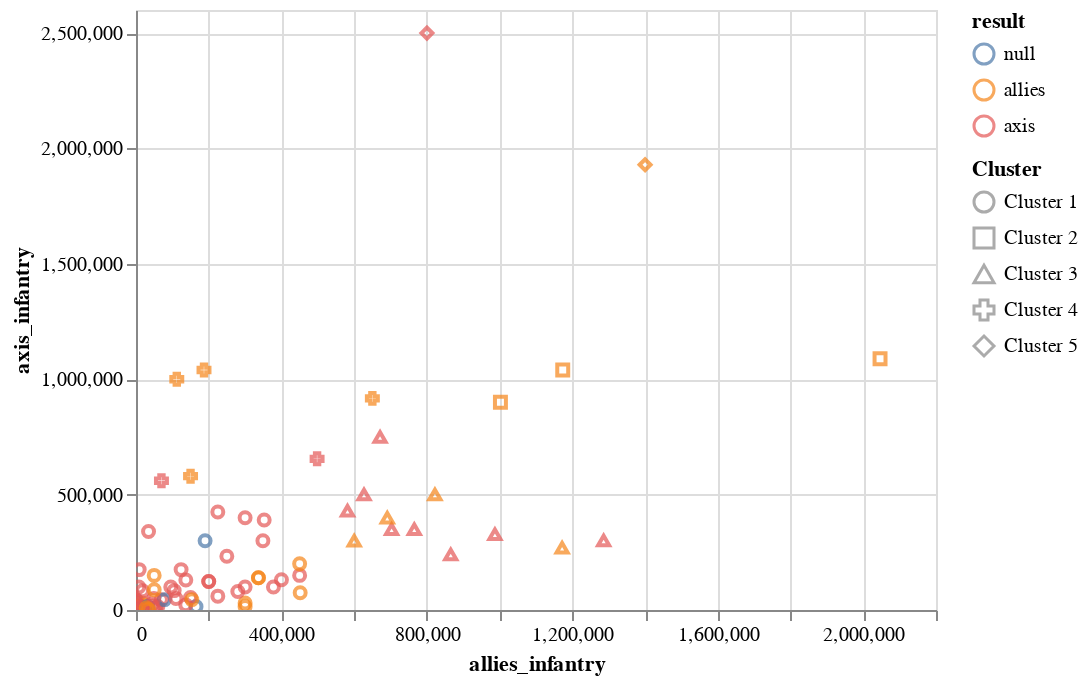

The notebook cell saved with this chart:
### Code cell
c = alt.Chart(data_kmeans).mark_point().encode(
    shape=alt.Shape('label:N', legend=alt.Legend(title='Cluster')),
    x='allies_infantry', y='axis_infantry', color='result',
    tooltip=data_kmeans.columns.tolist()).interactive()

c

### Figure 1 — Vega-Lite specification as saved in the notebook (floating-point values rounded to 4 significant figures)
{"$schema": "https://vega.github.io/schema/vega-lite/v3.4.0.json", "config": {"mark": {"tooltip": null}, "view": {"height": 300, "width": 400}}, "data": {"name": "data-10becf7a1433bce8f53f22a48782e1ef"}, "datasets": {"data-10becf7a1433bce8f53f22a48782e1ef": [{"allies_guns": 0, "allies_infantry": 240, "allies_tanks": 0, "axis_guns": 0, "axis_infantry": 3400, "axis_tanks": 0, "label": "Cluster 1", "name": "Battle of Westerplatte", "result": "axis", "start": "1939-09-01T00:00:00"}, {"allies_guns": 16, "allies_infantry": 50000, "allies_tanks": 58, "axis_guns": 109, "axis_infantry": 5000, "axis_tanks": 498, "label": "Cluster 1", "name": "Battle of Jordanów", "result": "axis", "start": "1939-09-01T00:00:00"}, {"allies_guns": 6, "allies_infantry": 720, "allies_tanks": 0, "axis_guns": 657, "axis_infantry": 42200, "axis_tanks": 350, "label": "Cluster 1", "name": "Battle of Wizna", "result": "axis", "start": "1939-09-01T00:00:00"}, {"allies_guns": 46, "allies_infantry": 2800, "allies_tanks": 0, "axis_guns": 0, "axis_infantry": 38000, "axis_tanks": 0, "label": "Cluster 1", "name": "Battle of Hel", "result": "axis", "start": "1939-09-01T00:00:00"}, {"allies_guns": 0, "allies_infantry": 225000, "allies_tanks": 0, "axis_guns": 0, "axis_infantry": 425000, "axis_tanks": 500, "label": "Cluster 1", "name": "Battle of the Bzura", "result": "axis", "start": "1939-09-01T00:00:00"}, {"allies_guns": 0, "allies_infantry": 124000, "allies_tanks": 0, "axis_guns": 0, "axis_infantry": 175000, "axis_tanks": 0, "label": "Cluster 1", "name": "Siege of Warsaw", "result": "axis", "start": "1939-09-01T00:00:00"}, {"allies_guns": 30, "allies_infantry": 8800, "allies_tanks": 0, "axis_guns": 0, "axis_infantry": 175000, "axis_tanks": 200, "label": "Cluster 1", "name": "Battle of Lwów", "result": "axis", "start": "1939-09-01T00:00:00"}, {"allies_guns": 0, "allies_infantry": 70000, "allies_tanks": 400, "axis_guns": 0, "axis_infantry": 45000, "axis_tanks": 800, "label": "Cluster 1", "name": "Battle of Tomaszów Lubelski", "result": "axis", "start": "1939-09-01T00:00:00"}, {"allies_guns": 0, "allies_infantry": 22500, "allies_tanks": 0, "axis_guns": 0, "axis_infantry": 20000, "axis_tanks": 0, "label": "Cluster 1", "name": "Battle of Krasnobród", "result": "allies", "start": "1939-09-01T00:00:00"}, {"allies_guns": 0, "allies_infantry": 18000, "allies_tanks": 0, "axis_guns": 0, "axis_infantry": 30000, "axis_tanks": 400, "label": "Cluster 1", "name": "Battle of Kock", "result": "allies", "start": "1939-10-01T00:00:00"}, {"allies_guns": 22, "allies_infantry": 6500, "allies_tanks": 0, "axis_guns": 0, "axis_infantry": 20000, "axis_tanks": 200, "label": "Cluster 1", "name": "Battle of Wilno", "result": "axis", "start": "1939-09-01T00:00:00"}, {"allies_guns": 0, "allies_infantry": 4000, "allies_tanks": 0, "axis_guns": 0, "axis_infantry": 15000, "axis_tanks": 0, "label": "Cluster 1", "name": "Battle of Szack", "result": "allies", "start": "1939-09-01T00:00:00"}, {"allies_guns": 13, "allies_infantry": 2000, "allies_tanks": 0, "axis_guns": 200, "axis_infantry": 1200, "axis_tanks": 70, "label": "Cluster 1", "name": "Battle of Wytyczno", "result": "axis", "start": "1939-10-01T00:00:00"}, {"allies_guns": 0, "allies_infantry": 55000, "allies_tanks": 100, "axis_guns": 0, "axis_infantry": 11500, "axis_tanks": 0, "label": "Cluster 1", "name": "Battle of Suomussalmi", "result": "axis", "start": "1939-12-01T00:00:00"}, {"allies_guns": 0, "allies_infantry": 300000, "allies_tanks": 0, "axis_guns": 0, "axis_infantry": 15000, "axis_tanks": 0, "label": "Cluster 1", "name": "Battle of Summa", "result": "allies", "start": "1939-12-01T00:00:00"}, {"allies_guns": 0, "allies_infantry": 25000, "allies_tanks": 0, "axis_guns": 0, "axis_infantry": 10000, "axis_tanks": 0, "label": "Cluster 1", "name": "Battle of Raate Road", "result": "axis", "start": "1940-01-01T00:00:00"}, {"allies_guns": 0, "allies_infantry": 60000, "allies_tanks": 100, "axis_guns": 0, "axis_infantry": 15000, "axis_tanks": 0, "label": "Cluster 1", "name": "Battle of Kollaa", "result": "axis", "start": "1939-12-01T00:00:00"}, {"allies_guns": 0, "allies_infantry": 30000, "allies_tanks": 800, "axis_guns": 0, "axis_infantry": 750, "axis_tanks": 0, "label": "Cluster 1", "name": "Battle of Petsamo", "result": "allies", "start": "1939-11-01T00:00:00"}, {"allies_guns": 0, "allies_infantry": 9000, "allies_tanks": 3, "axis_guns": 0, "axis_infantry": 17000, "axis_tanks": 800, "label": "Cluster 1", "name": "Defense of Brest Fortress", "result": "axis", "start": "1941-06-01T00:00:00"}, {"allies_guns": 14171, "allies_infantry": 671165, "allies_tanks": 4522, "axis_guns": 0, "axis_infantry": 750000, "axis_tanks": 1936, "label": "Cluster 3", "name": "Battle of Białystok-Minsk", "result": "axis", "start": "1941-06-01T00:00:00"}, {"allies_guns": 5573, "allies_infantry": 498000, "allies_tanks": 1393, "axis_guns": 7673, "axis_infantry": 655000, "axis_tanks": 1389, "label": "Cluster 4", "name": "Baltic Operation", "result": "axis", "start": "1941-06-01T00:00:00"}, {"allies_guns": 0, "allies_infantry": 650000, "allies_tanks": 0, "axis_guns": 0, "axis_infantry": 917000, "axis_tanks": 0, "label": "Cluster 4", "name": "Continuation War", "result": "allies", "start": "1941-06-01T00:00:00"}, {"allies_guns": 0, "allies_infantry": 45000, "allies_tanks": 0, "axis_guns": 0, "axis_infantry": 27500, "axis_tanks": 0, "label": "Cluster 1", "name": "Operation Platinum Fox", "result": "axis", "start": "1941-06-01T00:00:00"}, {"allies_guns": 0, "allies_infantry": 78500, "allies_tanks": 200, "axis_guns": 0, "axis_infantry": 45000, "axis_tanks": 72, "label": "Cluster 1", "name": "Operation Arctic Fox", "result": null, "start": "1941-07-01T00:00:00"}, {"allies_guns": 0, "allies_infantry": 581600, "allies_tanks": 1545, "axis_guns": 0, "axis_infantry": 430000, "axis_tanks": 1780, "label": "Cluster 3", "name": "Battle of Smolensk (1941)", "result": "axis", "start": "1941-07-01T00:00:00"}, {"allies_guns": 858, "allies_infantry": 300000, "allies_tanks": 317, "axis_guns": 0, "axis_infantry": 400000, "axis_tanks": 600, "label": "Cluster 1", "name": "Battle of Uman", "result": "axis", "start": "1941-07-01T00:00:00"}, {"allies_guns": 240, "allies_infantry": 34500, "allies_tanks": 0, "axis_guns": 0, "axis_infantry": 340223, "axis_tanks": 0, "label": "Cluster 1", "name": "Siege of Odessa (1941)", "result": "axis", "start": "1941-08-01T00:00:00"}, {"allies_guns": 0, "allies_infantry": 627000, "allies_tanks": 0, "axis_guns": 0, "axis_infantry": 500000, "axis_tanks": 0, "label": "Cluster 3", "name": "Battle of Kiev (1941)", "result": "axis", "start": "1941-08-01T00:00:00"}, {"allies_guns": 0, "allies_infantry": 190000, "allies_tanks": 0, "axis_guns": 0, "axis_infantry": 300000, "axis_tanks": 0, "label": "Cluster 1", "name": "Sinyavino Offensive (1942)", "result": null, "start": "1942-10-01T00:00:00"}, {"allies_guns": 4600, "allies_infantry": 352500, "allies_tanks": 500, "axis_guns": 700, "axis_infantry": 390000, "axis_tanks": 50, "label": "Cluster 1", "name": "Operation Iskra", "result": "axis", "start": "1943-01-01T00:00:00"}, {"allies_guns": 0, "allies_infantry": 1500, "allies_tanks": 0, "axis_guns": 0, "axis_infantry": 30000, "axis_tanks": 12, "label": "Cluster 1", "name": "First Battle of Kharkov", "result": "axis", "start": "1941-10-01T00:00:00"}, {"allies_guns": 0, "allies_infantry": 32000, "allies_tanks": 0, "axis_guns": 0, "axis_infantry": 15000, "axis_tanks": 600, "label": "Cluster 1", "name": "Battle at Borodino Field", "result": null, "start": "1941-10-01T00:00:00"}, {"allies_guns": 0, "allies_infantry": 249800, "allies_tanks": 238, "axis_guns": 0, "axis_infantry": 232549, "axis_tanks": 257, "label": "Cluster 1", "name": "Battle of the Kerch Peninsula", "result": "axis", "start": "1941-12-01T00:00:00"}, {"allies_guns": 0, "allies_infantry": 349000, "allies_tanks": 120, "axis_guns": 0, "axis_infantry": 300000, "axis_tanks": 250, "label": "Cluster 1", "name": "Battle of Rostov", "result": "axis", "start": "1941-11-01T00:00:00"}, {"allies_guns": 7600, "allies_infantry": 1400000, "allies_tanks": 3232, "axis_guns": 14000, "axis_infantry": 1929406, "axis_tanks": 2470, "label": "Cluster 5", "name": "Battle of Moscow", "result": "allies", "start": "1941-10-01T00:00:00"}, {"allies_guns": 0, "allies_infantry": 400000, "allies_tanks": 0, "axis_guns": 0, "axis_infantry": 131000, "axis_tanks": 0, "label": "Cluster 1", "name": "Demyansk Pocket", "result": "axis", "start": "1942-02-01T00:00:00"}, {"allies_guns": 1154, "allies_infantry": 765300, "allies_tanks": 1476, "axis_guns": 0, "axis_infantry": 350000, "axis_tanks": 507, "label": "Cluster 3", "name": "Second Battle of Kharkov", "result": "axis", "start": "1942-05-01T00:00:00"}, {"allies_guns": 0, "allies_infantry": 800000, "allies_tanks": 0, "axis_guns": 0, "axis_infantry": 2500000, "axis_tanks": 0, "label": "Cluster 5", "name": "Battle of Voronezh (1942)", "result": "axis", "start": "1942-06-01T00:00:00"}, {"allies_guns": 13451, "allies_infantry": 187000, "allies_tanks": 894, "axis_guns": 10250, "axis_infantry": 1040000, "axis_tanks": 500, "label": "Cluster 4", "name": "Battle of Stalingrad", "result": "allies", "start": "1942-08-01T00:00:00"}, {"allies_guns": 13451, "allies_infantry": 1173500, "allies_tanks": 894, "axis_guns": 3000, "axis_infantry": 1040000, "axis_tanks": 950, "label": "Cluster 2", "name": "Operation Uranus", "result": "allies", "start": "1942-11-01T00:00:00"}, {"allies_guns": 0, "allies_infantry": 702923, "allies_tanks": 1718, "axis_guns": 0, "axis_infantry": 350000, "axis_tanks": 1615, "label": "Cluster 3", "name": "Operation Mars", "result": "axis", "start": "1942-11-01T00:00:00"}, {"allies_guns": 0, "allies_infantry": 6000, "allies_tanks": 0, "axis_guns": 0, "axis_infantry": 9000, "axis_tanks": 0, "label": "Cluster 1", "name": "Battle of Nikolayevka", "result": "axis", "start": "1943-01-01T00:00:00"}, {"allies_guns": 0, "allies_infantry": 50000, "allies_tanks": 250, "axis_guns": 1500, "axis_infantry": 150000, "axis_tanks": 630, "label": "Cluster 1", "name": "Operation Winter Storm", "result": "allies", "start": "1942-12-01T00:00:00"}, {"allies_guns": 0, "allies_infantry": 95608, "allies_tanks": 0, "axis_guns": 0, "axis_infantry": 100000, "axis_tanks": 0, "label": "Cluster 1", "name": "Battle for Velikiye Luki (1943)", "result": "axis", "start": "1942-11-01T00:00:00"}, {"allies_guns": 1000, "allies_infantry": 33000, "allies_tanks": 0, "axis_guns": 0, "axis_infantry": 5900, "axis_tanks": 0, "label": "Cluster 1", "name": "Battle of Krasny Bor", "result": "axis", "start": "1943-02-01T00:00:00"}, {"allies_guns": 0, "allies_infantry": 987000, "allies_tanks": 2100, "axis_guns": 0, "axis_infantry": 327900, "axis_tanks": 960, "label": "Cluster 3", "name": "Battle of Voronezh (1943)", "result": "axis", "start": "1943-01-01T00:00:00"}, {"allies_guns": 0, "allies_infantry": 70000, "allies_tanks": 0, "axis_guns": 0, "axis_infantry": 560000, "axis_tanks": 0, "label": "Cluster 4", "name": "Third Battle of Kharkov", "result": "axis", "start": "1943-02-01T00:00:00"}, {"allies_guns": 26379, "allies_infantry": 1286000, "allies_tanks": 2409, "axis_guns": 5500, "axis_infantry": 300700, "axis_tanks": 625, "label": "Cluster 3", "name": "Operation Kutuzov", "result": "axis", "start": "1943-07-01T00:00:00"}, {"allies_guns": 0, "allies_infantry": 165000, "allies_tanks": 0, "axis_guns": 0, "axis_infantry": 15000, "axis_tanks": 400, "label": "Cluster 1", "name": "Battle of Lenino", "result": null, "start": "1943-10-01T00:00:00"}, {"allies_guns": 5300, "allies_infantry": 336700, "allies_tanks": 924, "axis_guns": 242, "axis_infantry": 140000, "axis_tanks": 318, "label": "Cluster 1", "name": "Korsun Pocket", "result": "allies", "start": "1944-01-01T00:00:00"}, {"allies_guns": 8890, "allies_infantry": 691000, "allies_tanks": 670, "axis_guns": 3500, "axis_infantry": 400000, "axis_tanks": 450, "label": "Cluster 3", "name": "Uman-Botoshany Offensive", "result": "allies", "start": "1944-03-01T00:00:00"}, {"allies_guns": 4600, "allies_infantry": 822000, "allies_tanks": 550, "axis_guns": 2389, "axis_infantry": 500000, "axis_tanks": 146, "label": "Cluster 3", "name": "Leningrad–Novgorod Offensive", "result": "allies", "start": "1944-01-01T00:00:00"}, {"allies_guns": 5300, "allies_infantry": 336700, "allies_tanks": 524, "axis_guns": 242, "axis_infantry": 140000, "axis_tanks": 318, "label": "Cluster 1", "name": "Korsun-Cherkassy Pocket", "result": "allies", "start": "1944-01-01T00:00:00"}, {"allies_guns": 1200, "allies_infantry": 450000, "allies_tanks": 681, "axis_guns": 0, "axis_infantry": 150000, "axis_tanks": 110, "label": "Cluster 1", "name": "Krasnoye Selo–Ropsha Offensive", "result": "axis", "start": "1944-01-01T00:00:00"}, {"allies_guns": 0, "allies_infantry": 300000, "allies_tanks": 0, "axis_guns": 1500, "axis_infantry": 100000, "axis_tanks": 100, "label": "Cluster 1", "name": "Kingisepp–Gdov Offensive", "result": "axis", "start": "1944-02-01T00:00:00"}, {"allies_guns": 300, "allies_infantry": 46385, "allies_tanks": 0, "axis_guns": 36, "axis_infantry": 17100, "axis_tanks": 0, "label": "Cluster 1", "name": "Battle of Auvere", "result": "axis", "start": "1944-07-01T00:00:00"}, {"allies_guns": 0, "allies_infantry": 200000, "allies_tanks": 0, "axis_guns": 1500, "axis_infantry": 123541, "axis_tanks": 100, "label": "Cluster 1", "name": "Narva Offensive (15–28 February 1944)", "result": "axis", "start": "1944-02-01T00:00:00"}, {"allies_guns": 2500, "allies_infantry": 200000, "allies_tanks": 100, "axis_guns": 0, "axis_infantry": 123541, "axis_tanks": 0, "label": "Cluster 1", "name": "Narva Offensive (1–4 March 1944)", "result": "axis", "start": "1944-03-01T00:00:00"}, {"allies_guns": 0, "allies_infantry": 136830, "allies_tanks": 1830, "axis_guns": 0, "axis_infantry": 22250, "axis_tanks": 87, "label": "Cluster 1", "name": "Battle of Tannenberg Line", "result": "axis", "start": "1944-07-01T00:00:00"}, {"allies_guns": 10500, "allies_infantry": 451500, "allies_tanks": 800, "axis_guns": 1930, "axis_infantry": 75000, "axis_tanks": 110, "label": "Cluster 1", "name": "Vyborg–Petrozavodsk Offensive", "result": "allies", "start": "1944-06-01T00:00:00"}, {"allies_guns": 0, "allies_infantry": 7700, "allies_tanks": 0, "axis_guns": 0, "axis_infantry": 100000, "axis_tanks": 0, "label": "Cluster 1", "name": "Vilnius Offensive", "result": "axis", "start": "1944-07-01T00:00:00"}, {"allies_guns": 0, "allies_infantry": 150000, "allies_tanks": 0, "axis_guns": 0, "axis_infantry": 54000, "axis_tanks": 0, "label": "Cluster 1", "name": "Battle of Tali-Ihantala", "result": "axis", "start": "1944-06-01T00:00:00"}, {"allies_guns": 11265, "allies_infantry": 1002200, "allies_tanks": 1979, "axis_guns": 6300, "axis_infantry": 900000, "axis_tanks": 900, "label": "Cluster 2", "name": "Lvov–Sandomierz Offensive", "result": "allies", "start": "1944-07-01T00:00:00"}, {"allies_guns": 0, "allies_infantry": 49000, "allies_tanks": 0, "axis_guns": 0, "axis_infantry": 50000, "axis_tanks": 0, "label": "Cluster 1", "name": "Warsaw Uprising", "result": "axis", "start": "1944-08-01T00:00:00"}, {"allies_guns": 0, "allies_infantry": 153500, "allies_tanks": 0, "axis_guns": 0, "axis_infantry": 45000, "axis_tanks": 0, "label": "Cluster 1", "name": "Battle of Studzianki", "result": "allies", "start": "1944-08-01T00:00:00"}, {"allies_guns": 0, "allies_infantry": 225000, "allies_tanks": 100, "axis_guns": 0, "axis_infantry": 60000, "axis_tanks": 160, "label": "Cluster 1", "name": "First Battle of Târgu Frumos", "result": "axis", "start": "1944-04-01T00:00:00"}, {"allies_guns": 0, "allies_infantry": 18000, "allies_tanks": 0, "axis_guns": 0, "axis_infantry": 83000, "axis_tanks": 0, "label": "Cluster 1", "name": "Slovak National Uprising", "result": "axis", "start": "1944-10-01T00:00:00"}, {"allies_guns": 3241, "allies_infantry": 378000, "allies_tanks": 1000, "axis_guns": 2000, "axis_infantry": 100000, "axis_tanks": 350, "label": "Cluster 1", "name": "Battle of the Dukla Pass", "result": "axis", "start": "1944-09-01T00:00:00"}, {"allies_guns": 0, "allies_infantry": 10000, "allies_tanks": 0, "axis_guns": 0, "axis_infantry": 1500, "axis_tanks": 0, "label": "Cluster 1", "name": "Battle of Porkuni", "result": "axis", "start": "1944-09-01T00:00:00"}, {"allies_guns": 2100, "allies_infantry": 150000, "allies_tanks": 125, "axis_guns": 3640, "axis_infantry": 580000, "axis_tanks": 520, "label": "Cluster 4", "name": "Belgrade Offensive", "result": "allies", "start": "1944-09-01T00:00:00"}, {"allies_guns": 10238, "allies_infantry": 865506, "allies_tanks": 825, "axis_guns": 3500, "axis_infantry": 240952, "axis_tanks": 293, "label": "Cluster 3", "name": "Battle of Debrecen", "result": "axis", "start": "1944-10-01T00:00:00"}, {"allies_guns": 0, "allies_infantry": 105000, "allies_tanks": 0, "axis_guns": 0, "axis_infantry": 84000, "axis_tanks": 0, "label": "Cluster 1", "name": "Battle of Poznań (1945)", "result": "axis", "start": "1945-01-01T00:00:00"}, {"allies_guns": 5200, "allies_infantry": 137000, "allies_tanks": 528, "axis_guns": 4000, "axis_infantry": 130000, "axis_tanks": 108, "label": "Cluster 1", "name": "Battle of Königsberg", "result": "axis", "start": "1945-01-01T00:00:00"}, {"allies_guns": 0, "allies_infantry": 300000, "allies_tanks": 800, "axis_guns": 0, "axis_infantry": 30000, "axis_tanks": 400, "label": "Cluster 1", "name": "Defense of Schwedt Bridgehead", "result": "allies", "start": "1945-02-01T00:00:00"}, {"allies_guns": 0, "allies_infantry": 50000, "allies_tanks": 0, "axis_guns": 0, "axis_infantry": 87334, "axis_tanks": 0, "label": "Cluster 1", "name": "Siege of Breslau", "result": "allies", "start": "1945-02-01T00:00:00"}, {"allies_guns": 0, "allies_infantry": 28000, "allies_tanks": 0, "axis_guns": 0, "axis_infantry": 10000, "axis_tanks": 0, "label": "Cluster 1", "name": "Battle of Kolberg", "result": "allies", "start": "1945-03-01T00:00:00"}, {"allies_guns": 0, "allies_infantry": 450000, "allies_tanks": 0, "axis_guns": 0, "axis_infantry": 200000, "axis_tanks": 0, "label": "Cluster 1", "name": "Battle of the Transdanubian Hills", "result": "allies", "start": "1945-03-01T00:00:00"}, {"allies_guns": 0, "allies_infantry": 600000, "allies_tanks": 0, "axis_guns": 0, "axis_infantry": 300000, "axis_tanks": 0, "label": "Cluster 3", "name": "Nagykanizsa–Kermend Offensive", "result": "allies", "start": "1945-03-01T00:00:00"}, {"allies_guns": 5425, "allies_infantry": 1171800, "allies_tanks": 1600, "axis_guns": 434, "axis_infantry": 270000, "axis_tanks": 772, "label": "Cluster 3", "name": "Vienna Offensive", "result": "allies", "start": "1945-04-01T00:00:00"}, {"allies_guns": 2625, "allies_infantry": 112143, "allies_tanks": 587, "axis_guns": 16934, "axis_infantry": 1000000, "axis_tanks": 3059, "label": "Cluster 4", "name": "Battle of the Seelow Heights", "result": "allies", "start": "1945-04-01T00:00:00"}, {"allies_guns": 0, "allies_infantry": 280000, "allies_tanks": 0, "axis_guns": 0, "axis_infantry": 80000, "axis_tanks": 79, "label": "Cluster 1", "name": "Battle of Halbe", "result": "axis", "start": "1945-04-01T00:00:00"}, {"allies_guns": 0, "allies_infantry": 110000, "allies_tanks": 500, "axis_guns": 600, "axis_infantry": 50000, "axis_tanks": 300, "label": "Cluster 1", "name": "Battle of Bautzen (1945)", "result": "axis", "start": "1945-04-01T00:00:00"}, {"allies_guns": 0, "allies_infantry": 2046100, "allies_tanks": 0, "axis_guns": 0, "axis_infantry": 1089000, "axis_tanks": 0, "label": "Cluster 2", "name": "Prague Offensive", "result": "allies", "start": "1945-05-01T00:00:00"}, {"allies_guns": 0, "allies_infantry": 35000, "allies_tanks": 0, "axis_guns": 0, "axis_infantry": 1800, "axis_tanks": 0, "label": "Cluster 1", "name": "Battle of Odzak", "result": "allies", "start": "1945-04-01T00:00:00"}]}, "encoding": {"color": {"field": "result", "type": "nominal"}, "shape": {"field": "label", "legend": {"title": "Cluster"}, "type": "nominal"}, "tooltip": [{"field": "allies_infantry", "type": "quantitative"}, {"field": "axis_infantry", "type": "quantitative"}, {"field": "allies_tanks", "type": "quantitative"}, {"field": "axis_tanks", "type": "quantitative"}, {"field": "allies_guns", "type": "quantitative"}, {"field": "axis_guns", "type": "quantitative"}, {"field": "label", "type": "nominal"}, {"field": "name", "type": "nominal"}, {"field": "result", "type": "nominal"}, {"field": "start", "type": "temporal"}], "x": {"field": "allies_infantry", "type": "quantitative"}, "y": {"field": "axis_infantry", "type": "quantitative"}}, "mark": "point", "selection": {"selector001": {"bind": "scales", "encodings": ["x", "y"], "type": "interval"}}}
